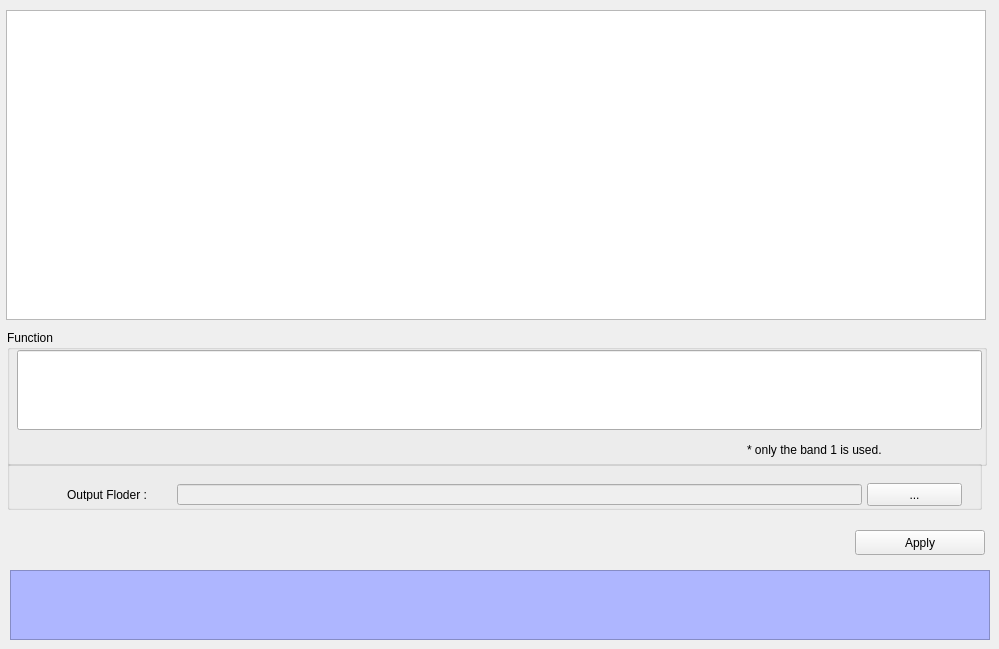
    <widget class="QWidget" name="tab_6">
     <attribute name="title">
      <string>Function</string>
     </attribute>
     <widget class="QTextEdit" name="textEdit_5">
      <property name="enabled">
       <bool>false</bool>
      </property>
      <property name="geometry">
       <rect>
        <x>10</x>
        <y>570</y>
        <width>980</width>
        <height>70</height>
       </rect>
      </property>
      <property name="styleSheet">
       <string notr="true">background-color: rgb(174, 182, 255);
font: 75 10pt &quot;MS Shell Dlg 2&quot;;</string>
      </property>
     </widget>
     <widget class="QGroupBox" name="groupBox_6">
      <property name="geometry">
       <rect>
        <x>7</x>
        <y>330</y>
        <width>980</width>
        <height>136</height>
       </rect>
      </property>
      <property name="title">
       <string>Function</string>
      </property>
      <widget class="QLineEdit" name="txt_function_txt">
       <property name="geometry">
        <rect>
         <x>10</x>
         <y>20</y>
         <width>965</width>
         <height>80</height>
        </rect>
       </property>
      </widget>
      <widget class="QLabel" name="label">
       <property name="geometry">
        <rect>
         <x>740</x>
         <y>110</y>
         <width>230</width>
         <height>20</height>
        </rect>
       </property>
       <property name="styleSheet">
        <string notr="true"/>
       </property>
       <property name="text">
        <string>* only the band 1 is used.</string>
       </property>
      </widget>
     </widget>
     <widget class="QTableWidget" name="tlb_Function">
      <property name="geometry">
       <rect>
        <x>6</x>
        <y>10</y>
        <width>980</width>
        <height>310</height>
       </rect>
      </property>
      <attribute name="horizontalHeaderStretchLastSection">
       <bool>true</bool>
      </attribute>
     </widget>
     <widget class="QGroupBox" name="groupBox_17">
      <property name="geometry">
       <rect>
        <x>7</x>
        <y>460</y>
        <width>975</width>
        <height>50</height>
       </rect>
      </property>
      <property name="title">
       <string/>
      </property>
      <widget class="QPushButton" name="btn_input_Function">
       <property name="geometry">
        <rect>
         <x>860</x>
         <y>23</y>
         <width>95</width>
         <height>23</height>
        </rect>
       </property>
       <property name="text">
        <string>...</string>
       </property>
      </widget>
      <widget class="QLabel" name="label_22">
       <property name="geometry">
        <rect>
         <x>60</x>
         <y>29</y>
         <width>113</width>
         <height>12</height>
        </rect>
       </property>
       <property name="text">
        <string>Output Floder :</string>
       </property>
      </widget>
      <widget class="QLineEdit" name="txt_output_fun">
       <property name="enabled">
        <bool>false</bool>
       </property>
       <property name="geometry">
        <rect>
         <x>170</x>
         <y>24</y>
         <width>685</width>
         <height>21</height>
        </rect>
       </property>
      </widget>
     </widget>
     <widget class="QPushButton" name="btn_apply_Function">
      <property name="geometry">
       <rect>
        <x>855</x>
        <y>530</y>
        <width>130</width>
        <height>25</height>
       </rect>
      </property>
      <property name="text">
       <string>Apply</string>
      </property>
     </widget>
    </widget>
